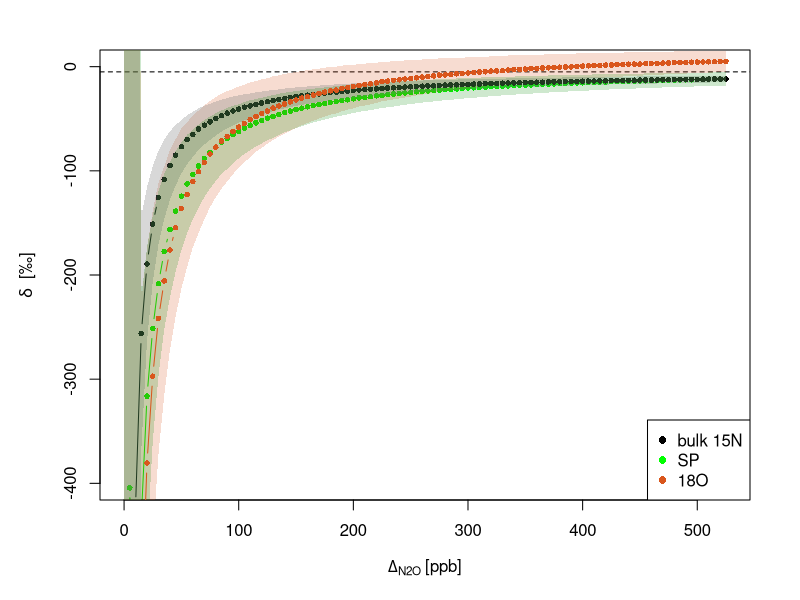

The R script that drew this image:
###################################################################
#### Monte Carlo simulation for Mattis QCL laser system at SAE ####
###################################################################
# April 2018
# original Matti Barthel
# revised  Roman Hüppi

Sys.setenv(TZ='UTC')
library(data.table)


kulergrey   = rgb(64,55,47, maxColorValue =  255)

kulerorange = rgb(217,86,28, maxColorValue = 255)



dream1      = rgb(64,1,13, maxColorValue =   255)

dream2      = rgb(217,4,82, maxColorValue =  255)

dream3      = rgb(140,131,3, maxColorValue = 255)

dream4      = rgb(89,43,2, maxColorValue =   255)

dream5      = rgb(217,130,54, maxColorValue =255)




# Sensitivity analysis N2O istopocule approach using static chambers and two measurements

## Error estimation with Monte Carlo loop
set.seed(52)

  Dppb <- seq(0,525,5)  # defines simulated increase in concentration (start, end, steps)

  sim  <- data.table(id = rep(Dppb, each = 25000) ) # defines number of monte carlo replicates  , Dppb = Dppb,  C = rnorm(2e3, mean = C00, sd = sdGC),
  
  # input for monte carlo simulation, start/end mean and SD
  # select flux ... 2821811 2015-10-09 18:39:30;
  # sim[,':=' (alpha_end = rnorm(length(id), mean = -5   , sd = 1.7),   alpha_start = rnorm(length(id), mean = 15.5, sd = 3.7), # theoretische stabw von Messgeräten
  #             beta_end = rnorm(length(id), mean = -5   , sd = 1.1),   beta_start  = rnorm(length(id), mean =  -3, sd = 2.7),
  #             d18O_end = rnorm(length(id), mean = 20   , sd = 3  ),   d18O_start  = rnorm(length(id), mean = 44,  sd = 5),
  #             conc_end = rnorm(length(id), mean = 325+id, sd = 0.06 ), conc_start  = rnorm(length(id), mean =  325, sd = 0.14) )]
              # conc_end = rnorm(length(id), mean = 325+id, sd = 10 ),   conc_start  = rnorm(length(id), mean =  325, sd = 10))]

  # ## original values by Matti ???
  # sim[,':=' (alpha_end = rnorm(length(id), mean = -58   , sd = 2.7),   alpha_start = rnorm(length(id), mean = 15.5, sd = 8.7), # theoretische stabw von Messgeräten
  #            beta_end  = rnorm(length(id), mean = -56   , sd = 2.1),   beta_start  = rnorm(length(id), mean = -3.5, sd = 7.7),
  #            conc_end  = rnorm(length(id), mean = 325+id, sd = 1.06 ), conc_start  = rnorm(length(id), mean =  325, sd = 2.14),
  #            d18O_end  = rnorm(length(id), mean = 20    , sd = 3  ),   d18O_start  = rnorm(length(id), mean = 44,  sd = 5))]
  # # 
  ## tweaked values for a nice outcome
  sim[,':=' (alpha_end = rnorm(length(id), mean = -5   , sd = 2),   alpha_start = rnorm(length(id), mean = 15.5, sd = 5), # theoretische stabw von Messgeräten
             beta_end  = rnorm(length(id), mean = -5   , sd = 2),   beta_start  = rnorm(length(id), mean = -3.5, sd = 5),
             conc_end  = rnorm(length(id), mean = 325+id, sd = 1 ), conc_start  = rnorm(length(id), mean =  325, sd = 3),
             d18O_end  = rnorm(length(id), mean = 20    , sd = 5  ),   d18O_start  = rnorm(length(id), mean = 44,  sd = 10))]

    
  sim[,':=' (SP_end   =  alpha_end - beta_end,      SP_start =  alpha_start - beta_start,
             bulk_end = (alpha_end + beta_end)/2, bulk_start = (alpha_start + beta_start)/2)]
  
  sim.mean <- sim[,.(SP_source = mean((SP_end * conc_end - SP_start * conc_start)/(conc_end - conc_start)),
                     bulk_source = mean((bulk_end * conc_end - bulk_start * conc_start)/(conc_end - conc_start)),
                     d18O_source = mean((d18O_end * conc_end - d18O_start * conc_start)/(conc_end - conc_start)) ),id]
  
  sim.sd   <- sim[,.(SP_source = sd((SP_end * conc_end - SP_start * conc_start)/(conc_end - conc_start)),
                     bulk_source = sd((bulk_end * conc_end - bulk_start * conc_start)/(conc_end - conc_start)),
                     d18O_source = sd((d18O_end * conc_end - d18O_start * conc_start)/(conc_end - conc_start)) ),id]
  


pdf("graphs/fig5_sensitivity-15N.pdf",encoding="WinAnsi",height=4,width=8,family="Times",fonts="Times")  

# par(mfrow=c(2,1),bg="white",pch=16,tcl=0.3,cex=1,las=0,srt=0,cex.lab=1.5,xpd=FALSE)
par(mai = c(1,1,0.5,0.5), pch = 16)


plot(Dppb, sim.mean$SP_source , ylim = c(-400,00),ylab=expression(delta~" [\u2030]"),  type = "b", # ylab=expression(delta^15~"N [\u2030]")  \211 on mac  paste(delta^{15},N," [","\u2030","  ]")
    
     xlab=expression(italic(Delta)[N2O] ~ "[ppb]"), col = "green", pch = 16 , cex = 0.75)


# abline(v= c(Dppb), lty = 3, col = "grey")

# abline(h= -300:70, lty = 3, col = "grey")

# abline(v= 30,   lty = 1, col = dream4)


# # for (i in 1:length(x.time )){
#   arrows(Dppb, sim.mean$SP_source + sim.sd$SP_source, Dppb, sim.mean$SP_source - sim.sd$SP_source,
#          angle=90, code=3, length=0.03, col="black", lwd=0.4) # Fehlerbalken 
# }
abline(h = -5, lty = 2)

polygon(c(Dppb,rev(Dppb)),c(sim.mean$d18O_source + sim.sd$d18O_source,rev(sim.mean$d18O_source - sim.sd$d18O_source)),
        col=rgb(0.85,0.33,0.11,0.2),border=NA)

points(Dppb, sim.mean$bulk_source, ylim = c(0,50), col = "black", type = "b", pch = 16, cex = 0.75)

polygon(c(Dppb,rev(Dppb)),c(sim.mean$bulk_source + sim.sd$bulk_source,rev(sim.mean$bulk_source - sim.sd$bulk_source)),
        col=rgb(0.5,0.5,0.5,0.3),border=NA)

polygon(c(Dppb,rev(Dppb)),c(sim.mean$SP_source + sim.sd$SP_source,rev(sim.mean$SP_source - sim.sd$SP_source)),
          col=rgb(0.05,0.55,0.05,0.2),border=NA)

points(Dppb, sim.mean$d18O_source, ylim = c(0,50), col = kulerorange, type = "b", pch = 16, cex = 0.75)






legend("bottomright",c("bulk 15N","SP","18O"),
       col=c("black","green",kulerorange),pch = 16)  # ,bty="n" ,pch=16


# lines(Dppb, sim.mean$SP_source, ylim = c(0,50))

# lines(Dppb, sim.mean$bulk_source, ylim = c(0,50), col = dream2)


dev.off()

